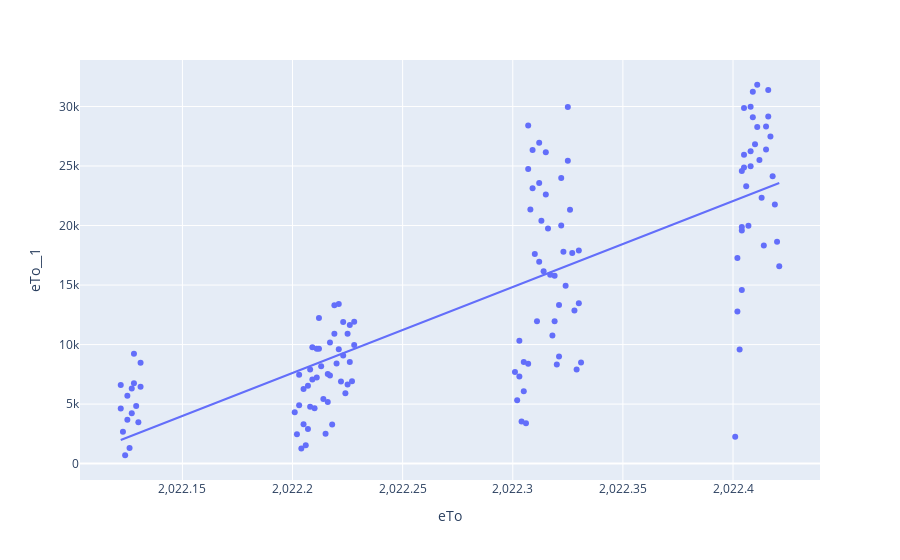

Notebook code cell kept with this figure:
### Code cell
import plotly.express as px
import plotly.express as px
import os
import pandas  as pd
 
#Changing the current working directory

df = pd.read_json("VendaFINALEC.json")
df = df.copy()
 
categorical_col_updated = ['qtd','dtr']
#bike = pandas.get_dummies(bike, columns = categorical_col_updated) 
 
#Separating the dependent and independent data variables into two data frames.
from sklearn.model_selection import train_test_split 
  
X =df.drop(['dtr'],axis=1) 
Y = df['qtd']
 
#Building the Decision Tree Model on our dataset
from sklearn.tree import DecisionTreeRegressor
X_train, X_test, Y_train, Y_test = train_test_split(df, Y, test_size=0.2,random_state=0)

print (X_test.shape, Y_test.shape)
DT_model = DecisionTreeRegressor(max_depth=5).fit(X_train,Y_train)
DT_predict = DT_model.predict(X_test) #Predictions on Testing data
print(DT_predict)

#! pip install statsmodels
df =pd.read_json("ECFINAL.json")
fig = px.scatter(df, x="eTo", y="eTo__1", trendline="ols")
fig.show()

### Figure 1 — Plotly figure (JSON) as saved in the notebook; plotly's stock layout.template omitted (floating-point values rounded to 4 significant figures; data arrays with more than 128 entries replaced by an {"elided": "..."} marker saying what was removed)
{"data": [{"hovertemplate": "eTo=%{x}<br>eTo__1=%{y}<extra></extra>", "legendgroup": "", "marker": {"color": "#636efa", "symbol": "circle"}, "mode": "markers", "name": "", "orientation": "v", "showlegend": false, "type": "scatter", "x": {"elided": "135 float values"}, "xaxis": "x", "y": {"elided": "135 float values"}, "yaxis": "y"}, {"hovertemplate": "<b>OLS trendline</b><br>eTo__1 = 72212.7 * eTo + -1.46021e+08<br>R<sup>2</sup>=0.584237<br><br>eTo=%{x}<br>eTo__1=%{y} <b>(trend)</b><extra></extra>", "legendgroup": "", "marker": {"color": "#636efa", "symbol": "circle"}, "mode": "lines", "name": "", "showlegend": false, "type": "scatter", "x": {"elided": "135 float values"}, "xaxis": "x", "y": {"elided": "135 float values"}, "yaxis": "y"}], "layout": {"legend": {"tracegroupgap": 0}, "margin": {"t": 60}, "xaxis": {"anchor": "y", "domain": [0, 1], "title": {"text": "eTo"}}, "yaxis": {"anchor": "x", "domain": [0, 1], "title": {"text": "eTo__1"}}}}
